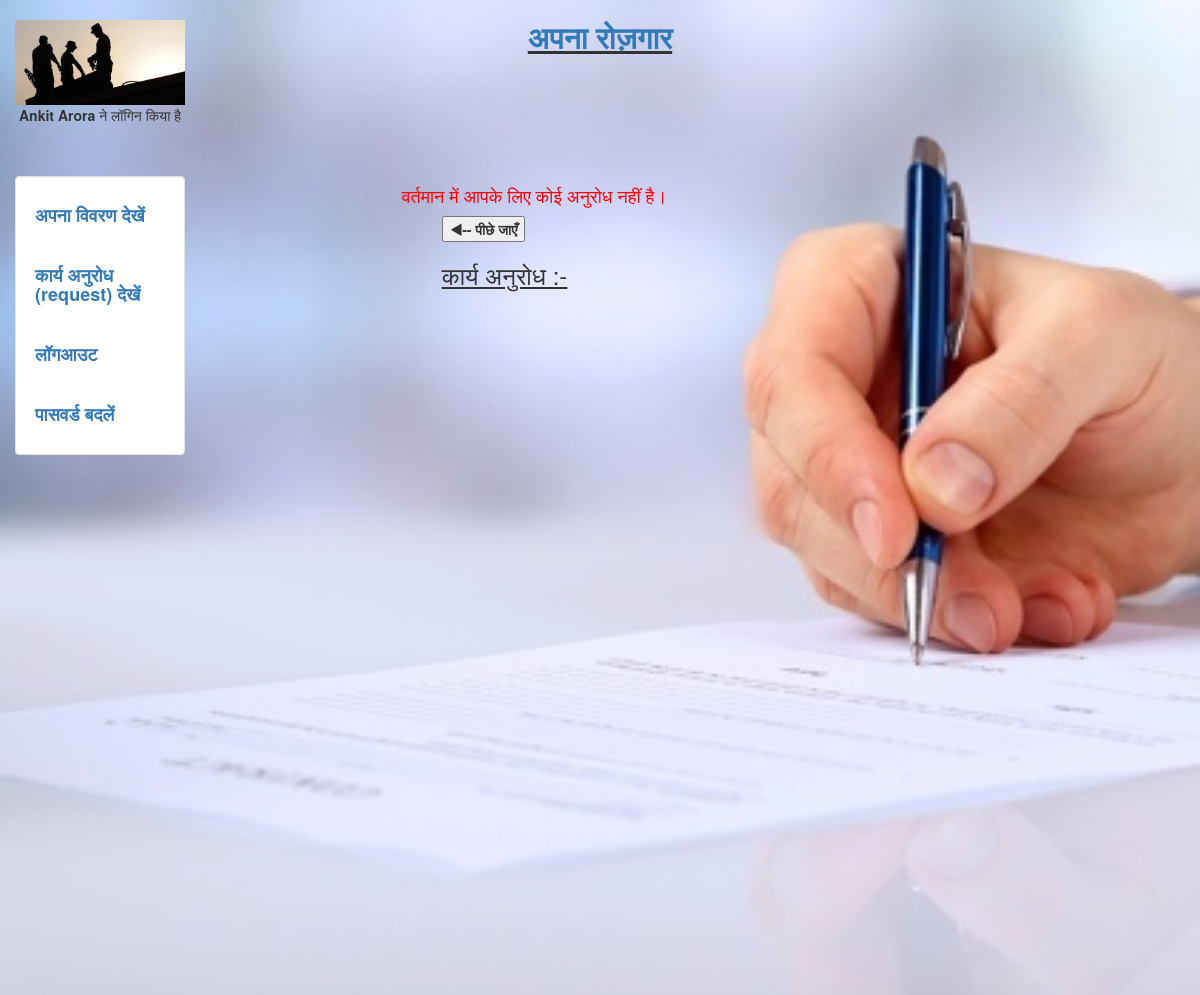
The app's page /workrequest (signed in), older data.
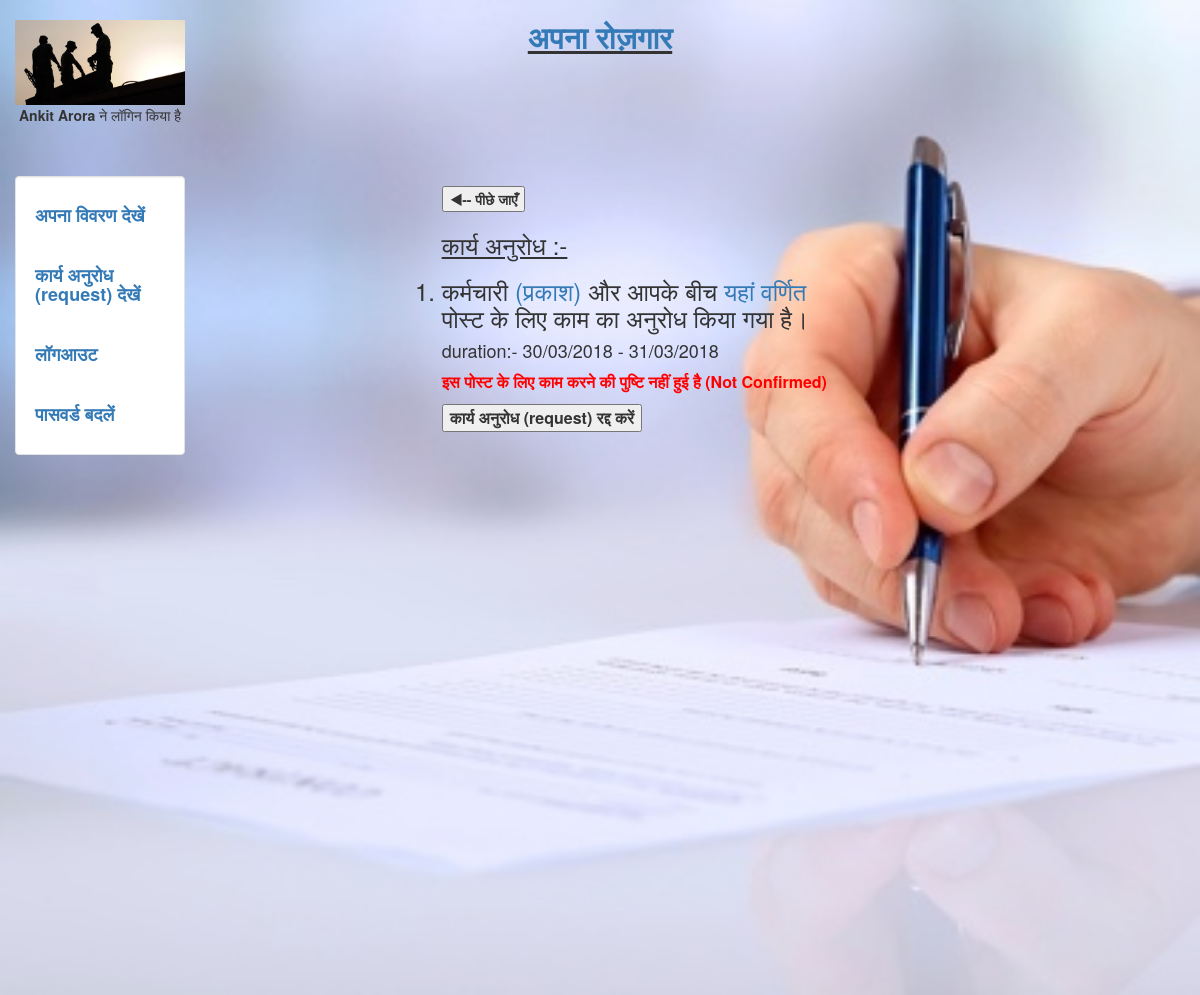
The same page, newer data.
### search/models.py (models this page shows)
class Status(models.Model):
	status_id=models.AutoField(primary_key=True)
	post_id=models.IntegerField(blank = True, null = True)
	user_id=models.IntegerField(blank = True, null = True)
	hirer = models.CharField(max_length = 100,blank = True, null = True)
	worker = models.CharField(max_length = 100,blank = True, null = True)
	userhirer = models.CharField(max_length = 100,blank = True, null = True)
	userworker = models.CharField(max_length = 100,blank = True, null = True)
	hirer_status = models.IntegerField(blank = True, null = True)
	worker_status = models.IntegerField(blank = True, null = True)
	confirm=models.CharField(max_length = 2,blank = True, null = True)
	temp=models.CharField(max_length = 2,blank = True, null = True)
	start_date = models.DateField(blank = True, null = True)
	end_date = models.DateField(blank = True, null = True)

### login/views.py (the view, shortened to what this page needs)
# urls.py: url(r'^workrequest',workrequest,name = 'workrequest'),
def workrequest(request):
	if request.method=="POST" and ('hhire' in request.POST or 'hchire' in request.POST ):
		post_id=request.POST.get('post_id')
		user_id=request.POST.get('user_id')
		start_date=request.POST.get('start_date')
		end_date=request.POST.get('end_date')
		pqr=Status.objects.get(post_id=post_id,user_id=user_id)
		warn=""
		if 'hhire' in request.POST :
			r=Status.objects.filter(user_id=user_id,confirm='a')
			p=r.filter(Q(start_date__lte=end_date,start_date__gte=start_date)|Q(end_date__lte=end_date,end_date__gte=start_date))
			if len(p)==0:
				pqr.hirer_status=user_id
				pqr.confirm='a'
				pqr.save()
			else:
				warn="अब मजदूर इस तिथि पर उपलब्ध नहीं है।"
		if 'hchire' in request.POST :
			pqr.delete()
		data=Status.objects.filter(userhirer=request.user.username)
		for select in data:
			if select.worker_status==select.post_id and select.hirer_status==select.user_id:
				select.temp='a'
				select.save()
			elif select.worker_status==select.post_id:
				select.temp='c'
				select.save()
			elif select.hirer_status==select.user_id:
				select.temp='b'
				select.save()
			else:
				select.temp='d'
				select.save()
		if len(data)==0:
			warn="वर्तमान में आपके लिए कोई अनुरोध नहीं है।"
		return render(request,'search/workrequest.html',{'data':data,'warn':warn})
	else:
		value=LoginAs.objects.get(username=request.user.username)
		if value.loginas=="worker":
			data=Status.objects.filter(userworker=request.user.username)
			for select in data:
				if select.worker_status==select.post_id and select.hirer_status==select.user_id:
					select.temp='a'
					select.save()
				elif select.worker_status==select.post_id:
					select.temp='b'
					select.save()
				elif select.hirer_status==select.user_id:
					select.temp='c'
					select.save()
				else:
					select.temp='d'
					select.save()
			warn=""
			if len(data)==0:
				warn="वर्तमान में आपके लिए कोई अनुरोध नहीं है।"
			return render(request,'worker/workrequest.html',{'data':data,'warn':warn})
		else:
			data=Status.objects.filter(userhirer=request.user.username)
			for select in data:
				if select.worker_status==select.post_id and select.hirer_status==select.user_id:
					select.temp='a'
					select.save()
				elif select.worker_status==select.post_id:
					select.temp='c'
					select.save()
				elif select.hirer_status==select.user_id:
					select.temp='b'
					select.save()
				else:
					select.temp='d'
					select.save()
			warn=""
			if len(data)==0:
				warn="वर्तमान में आपके लिए कोई अनुरोध नहीं है।"
			return render(request,'search/workrequest.html',{'data':data,'warn':warn})

### search/templates/search/workrequest.html (shortened to what this page needs)
{% extends "login/header.html" %}
{% block content %}
<div class ='col-sm-6 col-sm-offset-2'>
  <link rel="stylesheet" href="https://cdnjs.cloudflare.com/ajax/libs/font-awesome/4.7.0/css/font-awesome.min.css">
   <h4><font color="red"> {{ warn }}</font></h4>
<ol>
     <b><input type="button" value="&#9664;-- पीछे जाएँ" onclick="history.back(-1)" /></b>
     <h3><u>कार्य अनुरोध :-</u></h3>
     {% for data1 in data%}
     <h3><li>कर्मचारी <a href="/seeworker/?data={{data1.user_id}}">({{data1.worker}})</a> और आपके बीच <a href="/detailpost/?data={{data1.post_id}}">यहां वर्णित </a>पोस्ट के लिए काम का अनुरोध किया गया है।</li></h3>
      <h4> duration:- {{data1.start_date|date:"d/m/20y"}} - {{data1.end_date|date:"d/m/20y"}}</h4>
     <form method="POST" action="/workrequest">
     <font size = 3.5>
     {%if "b" in data1.temp %}
     <font color = "red"><p><b>इस पोस्ट के लिए काम करने की पुष्टि नहीं हुई है (Not Confirmed)</b></p></font>
     <b><button type="submit" name = 'hchire' >कार्य अनुरोध (request) रद्द करें</button>
    {%endif%}
   </b>
 </font>
  </form>
     <br>
     {% endfor %}
     </ol>
</div>
{% endblock %}

Row changes from the older to the newer data that the page shows:
added Status: worker "प्रकाश", start_date "30/03/2018", end_date "31/03/2018", shows "इस पोस्ट के लिए काम करने की पुष्टि नहीं हुई है (Not Confirmed)"
Text that changed along with them:
{{ warn }}: "वर्तमान में आपके लिए कोई अनुरोध नहीं है।" → (not shown)
